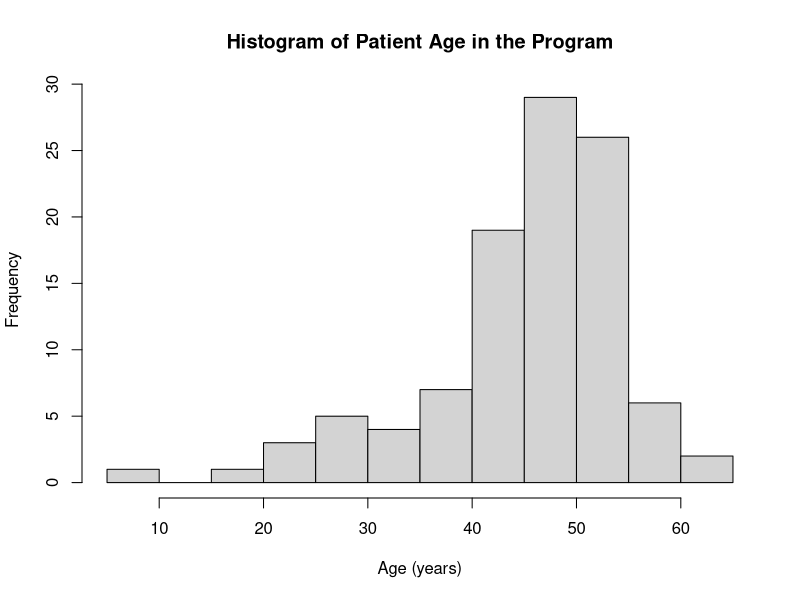
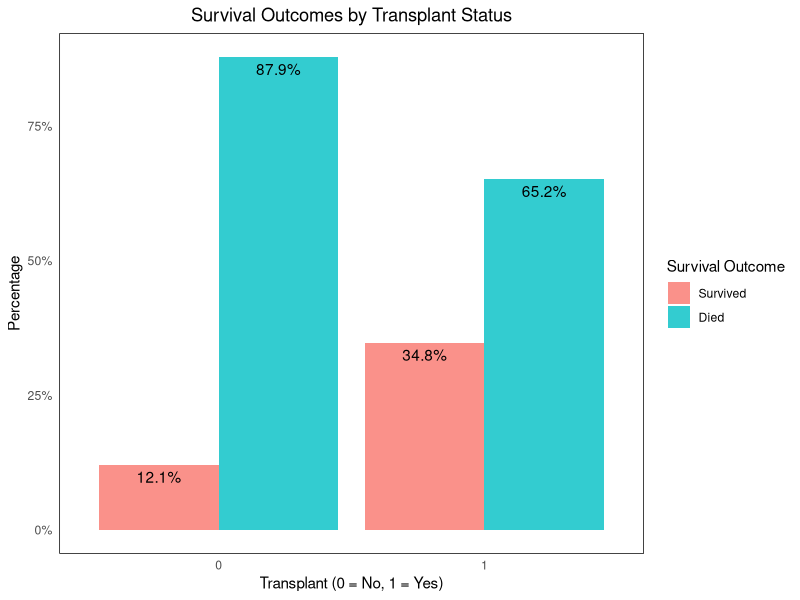
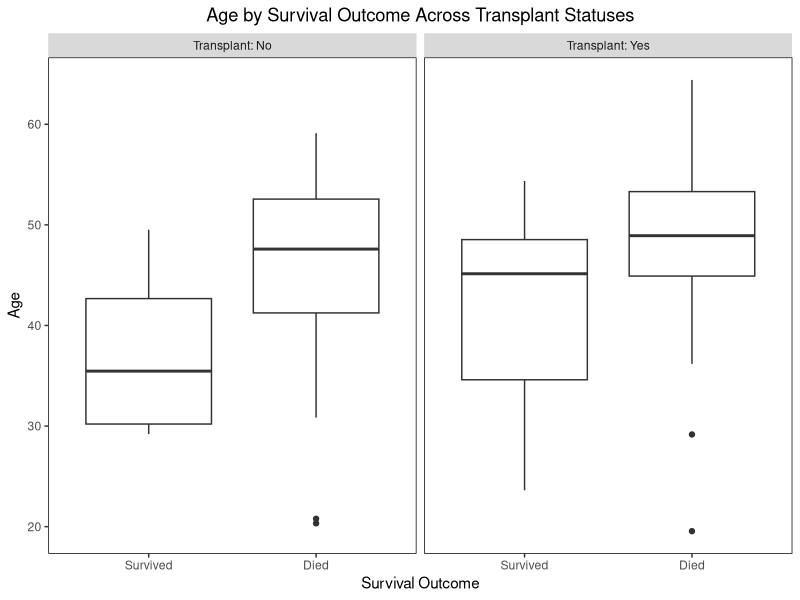
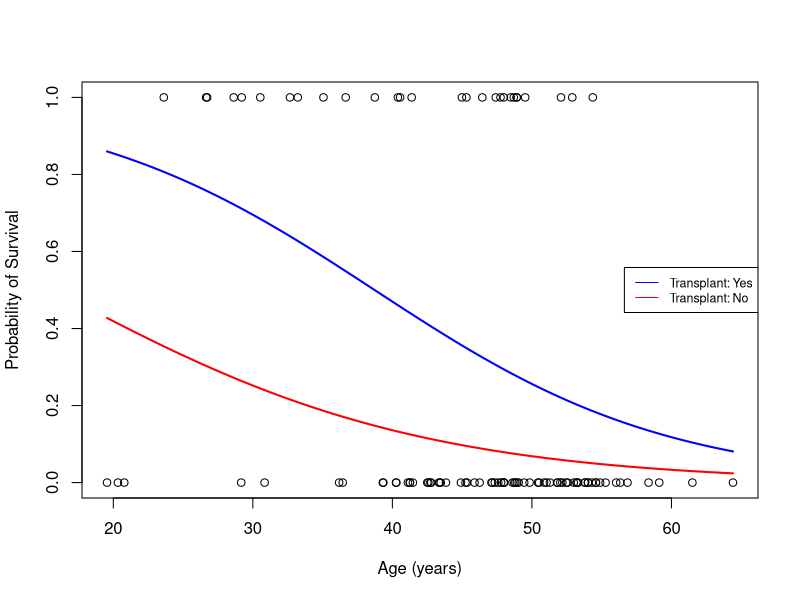

The R script that drew these images, in order:
## ---- chunk 1
library(ggplot2)
library(mgcv)
library(survival)
library(dplyr)
## ---- chunk 2
jasa
# birth.dt:	birth date
# accept.dt:	acceptance into program
# tx.date:	transplant date
# fu.date:	end of followup
# fustat:	dead or alive (dead=1, alive=0)
# surgery:	prior bypass surgery
# age:	age (in years)
# futime:	followup time
# wait.time:	time before transplant
# transplant:	transplant indicator
# mismatch:	mismatch score
# hla.a2:	particular type of mismatch
# mscore:	another mismatch score
# reject:	rejection occurred
## ---- chunk 3
hist(jasa$age, xlab="Age (years)", main="Histogram of Patient Age in the Program")
summary(jasa$age)
## ---- chunk 4
jasa[jasa$age==min(jasa$age),]
## ---- chunk 5
# Make labels for the transplant status and survival outcome.
jasa$transplant_label <- factor(jasa$transplant, levels=c(0,1), labels=c("Transplant: No", "Transplant: Yes"))
jasa$fustat_label <- factor(jasa$fustat, levels=c(0,1), labels=c("Survived","Died") )
jasa$fustat_rev <- -(jasa$fustat-1)
## ---- chunk 6
# Remove the outlier
clean <-jasa[which(jasa$age!=min(jasa$age)),]
## ---- chunk 7
data_summary <- clean %>%
  group_by(reject, fustat_label) %>%
  summarise(count = n()) %>%
  mutate(total = sum(count),
         percent = (count / total) * 100)
data_summary
## ---- chunk 8
data_summary <- clean %>%
  group_by(transplant, fustat_label) %>%
  summarise(count = n()) %>%
  mutate(total = sum(count),
         percent = (count / total) * 100)
data_summary
## ---- chunk 9
ggplot(data_summary, aes(x = factor(transplant), y = percent, fill = factor(fustat_label))) +
  geom_bar(stat = "identity", position = position_dodge(), alpha = 0.8) +
  geom_text(aes(label = sprintf("%.1f%%", percent), group = factor(fustat_label)),
            position = position_dodge(width = 0.9), vjust = 1.5) +
  scale_y_continuous("Percentage", labels = scales::percent_format(scale=1)) +
  labs(x = "Transplant (0 = No, 1 = Yes)", fill = "Survival Outcome") +
  ggtitle("Survival Outcomes by Transplant Status") +
  theme_minimal() +
  theme(plot.title = element_text(hjust = 0.5),
        panel.border = element_rect(color = "black", fill = NA),
        panel.grid = element_blank(), 
        panel.background = element_blank())
## ---- chunk 10
ggplot(clean, aes(x = factor(fustat_label), y = age)) +
  geom_boxplot() +
  facet_wrap(~transplant_label) +  
  labs(x = "Survival Outcome", y = "Age", title = "Age by Survival Outcome Across Transplant Statuses") +
  theme(plot.title = element_text(hjust = 0.5),
        panel.border = element_rect(color = "black", fill = NA), 
        panel.grid = element_blank(), 
        panel.background = element_blank()) 
## ---- chunk 11
summary(clean[clean$transplant==1,]$age)
summary(clean[clean$transplant==0,]$age)

wilcox.test(clean[clean$transplant==1,]$age, clean[clean$transplant==0,]$age)

## ---- chunk 12
glm_main <- glm(fustat_rev ~ age, data = clean, family = binomial())
summary(glm_main)
## ---- chunk 13
glm_main <- glm(fustat_rev ~ age + transplant, data = clean, family = binomial())
summary(glm_main)
## ---- chunk 14
glm_int <- glm(fustat_rev ~ age + transplant + age:transplant, data = clean, family = binomial())
summary(glm_int)
## ---- chunk 15
xval=seq(min(clean$age),max(clean$age),length.out=500)
plot(clean$age, clean$fustat_rev, xlab="Age (years)", ylab="Probability of Survival")
fitted_0 <- predict(glm_int, newdata = data.frame(age=xval, transplant=rep(0,length(xval))), type = "response")
fitted_1 <- predict(glm_int, newdata = data.frame(age=xval, transplant=rep(1,length(xval))), type = "response")
lines(xval, fitted_0, col = "red", lwd = 2)
lines(xval, fitted_1, col = "blue", lwd = 2)
legend("right", legend=c("Transplant: Yes","Transplant: No"), ncol=1, col=c("blue","red"), lty=1, cex=0.75)
